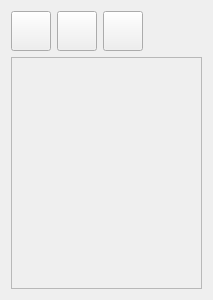
<?xml version="1.0" encoding="UTF-8"?>
<ui version="4.0">
 <class>FormObstructions</class>
 <widget class="QWidget" name="FormObstructions">
  <property name="geometry">
   <rect>
    <x>0</x>
    <y>0</y>
    <width>213</width>
    <height>300</height>
   </rect>
  </property>
  <property name="windowTitle">
   <string>Form</string>
  </property>
  <layout class="QVBoxLayout" name="verticalLayout">
   <item>
    <layout class="QHBoxLayout" name="horizontalLayout_6">
     <item>
      <widget class="QPushButton" name="_pb_cursor">
       <property name="minimumSize">
        <size>
         <width>40</width>
         <height>40</height>
        </size>
       </property>
       <property name="maximumSize">
        <size>
         <width>40</width>
         <height>40</height>
        </size>
       </property>
       <property name="toolTip">
        <string>Cursor</string>
       </property>
       <property name="text">
        <string/>
       </property>
       <property name="icon">
        <iconset resource="resources/resources.qrc">
         <normaloff>:/cursor.png</normaloff>:/cursor.png</iconset>
       </property>
       <property name="iconSize">
        <size>
         <width>35</width>
         <height>35</height>
        </size>
       </property>
       <property name="checkable">
        <bool>true</bool>
       </property>
       <property name="checked">
        <bool>false</bool>
       </property>
      </widget>
     </item>
     <item>
      <widget class="QPushButton" name="_pb_rectangle">
       <property name="minimumSize">
        <size>
         <width>40</width>
         <height>40</height>
        </size>
       </property>
       <property name="maximumSize">
        <size>
         <width>40</width>
         <height>40</height>
        </size>
       </property>
       <property name="text">
        <string/>
       </property>
      </widget>
     </item>
     <item>
      <widget class="QPushButton" name="_pb_polygon">
       <property name="minimumSize">
        <size>
         <width>40</width>
         <height>40</height>
        </size>
       </property>
       <property name="maximumSize">
        <size>
         <width>40</width>
         <height>40</height>
        </size>
       </property>
       <property name="text">
        <string/>
       </property>
      </widget>
     </item>
     <item>
      <spacer name="horizontalSpacer_2">
       <property name="orientation">
        <enum>Qt::Horizontal</enum>
       </property>
       <property name="sizeHint" stdset="0">
        <size>
         <width>40</width>
         <height>20</height>
        </size>
       </property>
      </spacer>
     </item>
    </layout>
   </item>
   <item>
    <widget class="QScrollArea" name="_sa_properties">
     <property name="lineWidth">
      <number>0</number>
     </property>
     <property name="widgetResizable">
      <bool>true</bool>
     </property>
     <property name="alignment">
      <set>Qt::AlignHCenter|Qt::AlignTop</set>
     </property>
     <widget class="QWidget" name="scrollAreaWidgetContents">
      <property name="geometry">
       <rect>
        <x>0</x>
        <y>0</y>
        <width>193</width>
        <height>232</height>
       </rect>
      </property>
     </widget>
    </widget>
   </item>
  </layout>
 </widget>
 <resources>
  <include location="resources/resources.qrc"/>
 </resources>
 <connections/>
</ui>
